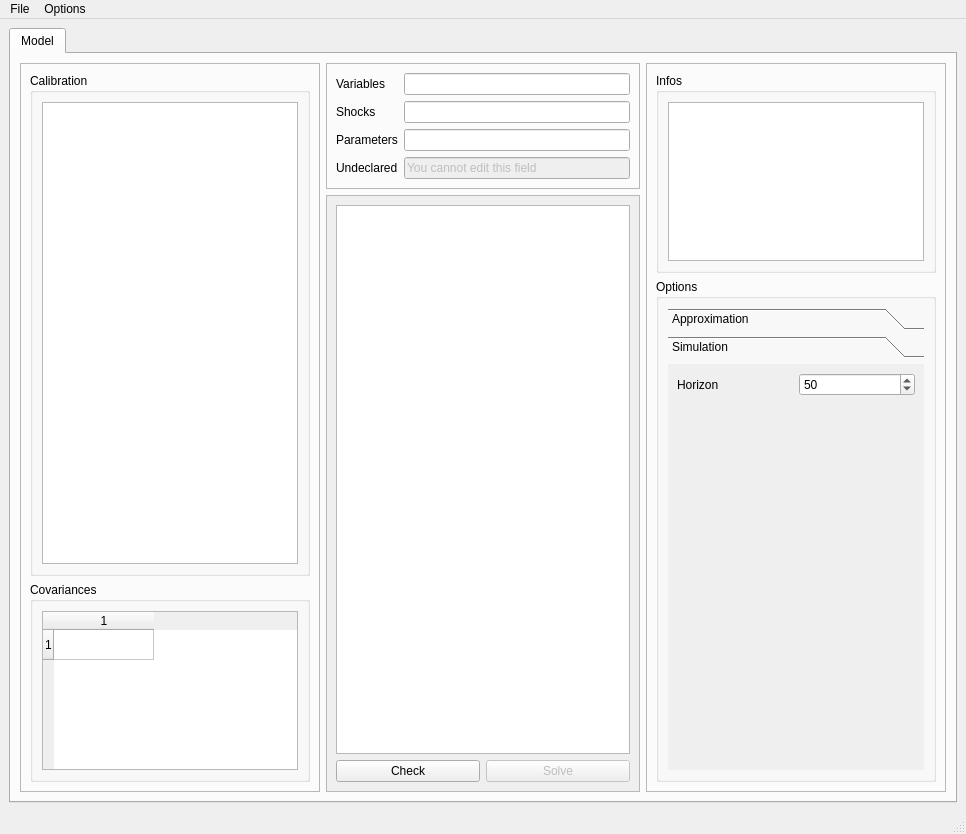
<?xml version="1.0" encoding="UTF-8"?>
<ui version="4.0">
 <class>MainWindow</class>
 <widget class="QMainWindow" name="MainWindow">
  <property name="geometry">
   <rect>
    <x>0</x>
    <y>0</y>
    <width>966</width>
    <height>834</height>
   </rect>
  </property>
  <property name="windowTitle">
   <string>MainWindow</string>
  </property>
  <widget class="QWidget" name="centralwidget">
   <layout class="QVBoxLayout" name="verticalLayout_9">
    <item>
     <widget class="QTabWidget" name="tabWidget">
      <property name="currentIndex">
       <number>0</number>
      </property>
      <widget class="QWidget" name="tab">
       <attribute name="title">
        <string>Model</string>
       </attribute>
       <layout class="QHBoxLayout" name="horizontalLayout_3">
        <item>
         <layout class="QVBoxLayout" name="verticalLayout_3">
          <item>
           <widget class="QFrame" name="frame_3">
            <property name="maximumSize">
             <size>
              <width>300</width>
              <height>16777215</height>
             </size>
            </property>
            <property name="frameShape">
             <enum>QFrame::StyledPanel</enum>
            </property>
            <property name="frameShadow">
             <enum>QFrame::Raised</enum>
            </property>
            <layout class="QVBoxLayout" name="verticalLayout_7">
             <item>
              <widget class="QGroupBox" name="groupBox">
               <property name="title">
                <string>Calibration</string>
               </property>
               <layout class="QVBoxLayout" name="verticalLayout_8">
                <item>
                 <widget class="QPlainTextEdit" name="textEdit_calibration"/>
                </item>
               </layout>
              </widget>
             </item>
             <item>
              <widget class="QGroupBox" name="groupBox_2">
               <property name="maximumSize">
                <size>
                 <width>16777215</width>
                 <height>200</height>
                </size>
               </property>
               <property name="title">
                <string>Covariances</string>
               </property>
               <layout class="QVBoxLayout" name="verticalLayout_4">
                <item>
                 <widget class="QTableWidget" name="tableWidget_covariances">
                  <property name="rowCount">
                   <number>1</number>
                  </property>
                  <property name="columnCount">
                   <number>1</number>
                  </property>
                  <row/>
                  <column/>
                 </widget>
                </item>
               </layout>
              </widget>
             </item>
            </layout>
           </widget>
          </item>
         </layout>
        </item>
        <item>
         <layout class="QVBoxLayout" name="verticalLayout_6">
          <item>
           <widget class="QFrame" name="frame">
            <property name="frameShape">
             <enum>QFrame::StyledPanel</enum>
            </property>
            <property name="frameShadow">
             <enum>QFrame::Raised</enum>
            </property>
            <layout class="QVBoxLayout" name="verticalLayout">
             <property name="sizeConstraint">
              <enum>QLayout::SetMaximumSize</enum>
             </property>
             <item>
              <layout class="QFormLayout" name="formLayout">
               <property name="fieldGrowthPolicy">
                <enum>QFormLayout::AllNonFixedFieldsGrow</enum>
               </property>
               <item row="0" column="0">
                <widget class="QLabel" name="label">
                 <property name="text">
                  <string>Variables</string>
                 </property>
                </widget>
               </item>
               <item row="0" column="1">
                <widget class="QLineEdit" name="lineEdit_variables"/>
               </item>
               <item row="1" column="0">
                <widget class="QLabel" name="label_2">
                 <property name="text">
                  <string>Shocks</string>
                 </property>
                </widget>
               </item>
               <item row="1" column="1">
                <widget class="QLineEdit" name="lineEdit_shocks"/>
               </item>
               <item row="2" column="0">
                <widget class="QLabel" name="label_3">
                 <property name="text">
                  <string>Parameters</string>
                 </property>
                </widget>
               </item>
               <item row="2" column="1">
                <widget class="QLineEdit" name="lineEdit_parameters"/>
               </item>
               <item row="3" column="0">
                <widget class="QLabel" name="label_4">
                 <property name="text">
                  <string>Undeclared</string>
                 </property>
                </widget>
               </item>
               <item row="3" column="1">
                <widget class="QLineEdit" name="lineEdit_undeclared">
                 <property name="enabled">
                  <bool>false</bool>
                 </property>
                 <property name="text">
                  <string>You cannot edit this field</string>
                 </property>
                </widget>
               </item>
              </layout>
             </item>
            </layout>
           </widget>
          </item>
          <item>
           <widget class="QScrollArea" name="scrollArea">
            <property name="widgetResizable">
             <bool>true</bool>
            </property>
            <widget class="QWidget" name="scrollAreaWidgetContents">
             <property name="geometry">
              <rect>
               <x>0</x>
               <y>0</y>
               <width>303</width>
               <height>560</height>
              </rect>
             </property>
             <layout class="QVBoxLayout" name="verticalLayout_2">
              <item>
               <widget class="QPlainTextEdit" name="textEdit_equations"/>
              </item>
              <item>
               <layout class="QHBoxLayout" name="horizontalLayout_2">
                <item>
                 <widget class="QPushButton" name="pushButton_2">
                  <property name="text">
                   <string>Check</string>
                  </property>
                 </widget>
                </item>
                <item>
                 <widget class="QPushButton" name="pushButton">
                  <property name="enabled">
                   <bool>false</bool>
                  </property>
                  <property name="text">
                   <string>Solve</string>
                  </property>
                  <property name="checkable">
                   <bool>false</bool>
                  </property>
                  <property name="flat">
                   <bool>false</bool>
                  </property>
                 </widget>
                </item>
               </layout>
              </item>
             </layout>
            </widget>
           </widget>
          </item>
         </layout>
        </item>
        <item>
         <widget class="QFrame" name="frame_4">
          <property name="maximumSize">
           <size>
            <width>300</width>
            <height>16777215</height>
           </size>
          </property>
          <property name="frameShape">
           <enum>QFrame::StyledPanel</enum>
          </property>
          <property name="frameShadow">
           <enum>QFrame::Raised</enum>
          </property>
          <layout class="QVBoxLayout" name="verticalLayout_10">
           <item>
            <widget class="QGroupBox" name="groupBox_3">
             <property name="maximumSize">
              <size>
               <width>300</width>
               <height>200</height>
              </size>
             </property>
             <property name="title">
              <string>Infos</string>
             </property>
             <layout class="QHBoxLayout" name="horizontalLayout">
              <item>
               <widget class="QPlainTextEdit" name="textEdit_infos">
                <property name="maximumSize">
                 <size>
                  <width>300</width>
                  <height>16777215</height>
                 </size>
                </property>
                <property name="readOnly">
                 <bool>true</bool>
                </property>
               </widget>
              </item>
             </layout>
            </widget>
           </item>
           <item>
            <widget class="QGroupBox" name="groupBox_4">
             <property name="maximumSize">
              <size>
               <width>300</width>
               <height>16777215</height>
              </size>
             </property>
             <property name="title">
              <string>Options</string>
             </property>
             <layout class="QHBoxLayout" name="horizontalLayout_4">
              <item>
               <widget class="QToolBox" name="toolBox">
                <property name="currentIndex">
                 <number>1</number>
                </property>
                <widget class="QWidget" name="page">
                 <property name="geometry">
                  <rect>
                   <x>0</x>
                   <y>0</y>
                   <width>254</width>
                   <height>394</height>
                  </rect>
                 </property>
                 <attribute name="label">
                  <string>Approximation</string>
                 </attribute>
                 <layout class="QGridLayout" name="gridLayout">
                  <item row="0" column="1">
                   <widget class="QComboBox" name="comboBox_order">
                    <item>
                     <property name="text">
                      <string>1</string>
                     </property>
                    </item>
                    <item>
                     <property name="text">
                      <string>2</string>
                     </property>
                    </item>
                   </widget>
                  </item>
                  <item row="0" column="0">
                   <widget class="QLabel" name="label_5">
                    <property name="text">
                     <string>Order</string>
                    </property>
                   </widget>
                  </item>
                  <item row="1" column="0">
                   <spacer name="verticalSpacer">
                    <property name="orientation">
                     <enum>Qt::Vertical</enum>
                    </property>
                    <property name="sizeHint" stdset="0">
                     <size>
                      <width>20</width>
                      <height>40</height>
                     </size>
                    </property>
                   </spacer>
                  </item>
                 </layout>
                </widget>
                <widget class="QWidget" name="page_2">
                 <property name="geometry">
                  <rect>
                   <x>0</x>
                   <y>0</y>
                   <width>254</width>
                   <height>394</height>
                  </rect>
                 </property>
                 <attribute name="label">
                  <string>Simulation</string>
                 </attribute>
                 <layout class="QGridLayout" name="gridLayout_2">
                  <item row="0" column="0">
                   <widget class="QLabel" name="label_6">
                    <property name="text">
                     <string>Horizon</string>
                    </property>
                   </widget>
                  </item>
                  <item row="0" column="1">
                   <widget class="QSpinBox" name="spinBox_horizon">
                    <property name="minimum">
                     <number>5</number>
                    </property>
                    <property name="maximum">
                     <number>100</number>
                    </property>
                    <property name="value">
                     <number>50</number>
                    </property>
                   </widget>
                  </item>
                  <item row="1" column="1">
                   <spacer name="verticalSpacer_2">
                    <property name="orientation">
                     <enum>Qt::Vertical</enum>
                    </property>
                    <property name="sizeHint" stdset="0">
                     <size>
                      <width>20</width>
                      <height>40</height>
                     </size>
                    </property>
                   </spacer>
                  </item>
                 </layout>
                </widget>
               </widget>
              </item>
             </layout>
            </widget>
           </item>
          </layout>
         </widget>
        </item>
       </layout>
      </widget>
     </widget>
    </item>
   </layout>
  </widget>
  <widget class="QMenuBar" name="menubar">
   <property name="geometry">
    <rect>
     <x>0</x>
     <y>0</y>
     <width>966</width>
     <height>25</height>
    </rect>
   </property>
   <widget class="QMenu" name="menuFil">
    <property name="title">
     <string>File</string>
    </property>
    <addaction name="actionOpen"/>
    <addaction name="actionSave"/>
    <addaction name="separator"/>
    <addaction name="actionExit"/>
   </widget>
   <widget class="QMenu" name="menuOptions">
    <property name="title">
     <string>Options</string>
    </property>
    <addaction name="actionGeneral_options"/>
   </widget>
   <addaction name="menuFil"/>
   <addaction name="menuOptions"/>
  </widget>
  <widget class="QStatusBar" name="statusbar"/>
  <action name="actionOpen">
   <property name="text">
    <string>Open</string>
   </property>
  </action>
  <action name="actionSave">
   <property name="text">
    <string>Save</string>
   </property>
  </action>
  <action name="actionExit">
   <property name="text">
    <string>Exit</string>
   </property>
  </action>
  <action name="actionGeneral_options">
   <property name="text">
    <string>General options</string>
   </property>
  </action>
 </widget>
 <resources/>
 <connections/>
</ui>
